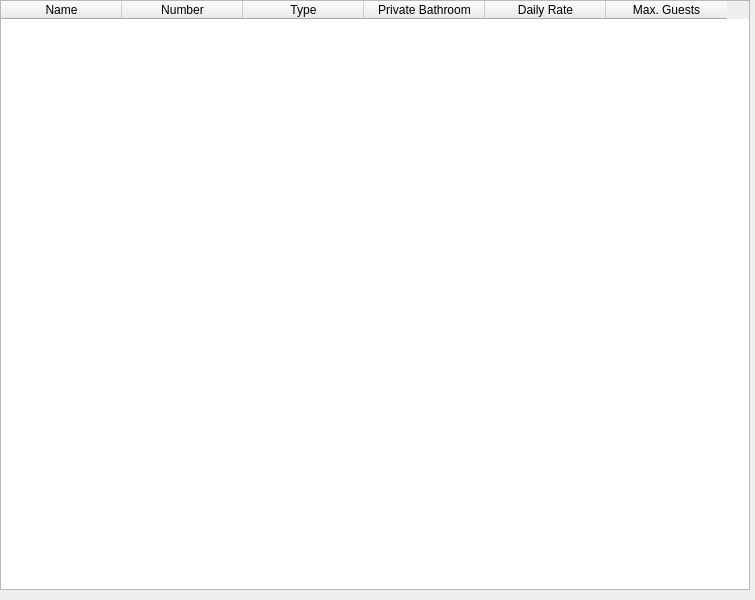
<?xml version="1.0" encoding="UTF-8"?>
<ui version="4.0">
 <class>DialogRoomList</class>
 <widget class="QDialog" name="DialogRoomList">
  <property name="geometry">
   <rect>
    <x>0</x>
    <y>0</y>
    <width>755</width>
    <height>600</height>
   </rect>
  </property>
  <property name="windowTitle">
   <string>Rooms</string>
  </property>
  <widget class="QTableWidget" name="tableWidget">
   <property name="geometry">
    <rect>
     <x>0</x>
     <y>0</y>
     <width>750</width>
     <height>590</height>
    </rect>
   </property>
   <attribute name="horizontalHeaderDefaultSectionSize">
    <number>121</number>
   </attribute>
   <column>
    <property name="text">
     <string>Name</string>
    </property>
   </column>
   <column>
    <property name="text">
     <string>Number</string>
    </property>
   </column>
   <column>
    <property name="text">
     <string>Type</string>
    </property>
   </column>
   <column>
    <property name="text">
     <string>Private Bathroom</string>
    </property>
   </column>
   <column>
    <property name="text">
     <string>Daily Rate</string>
    </property>
   </column>
   <column>
    <property name="text">
     <string>Max. Guests</string>
    </property>
   </column>
  </widget>
 </widget>
 <resources/>
 <connections/>
</ui>
